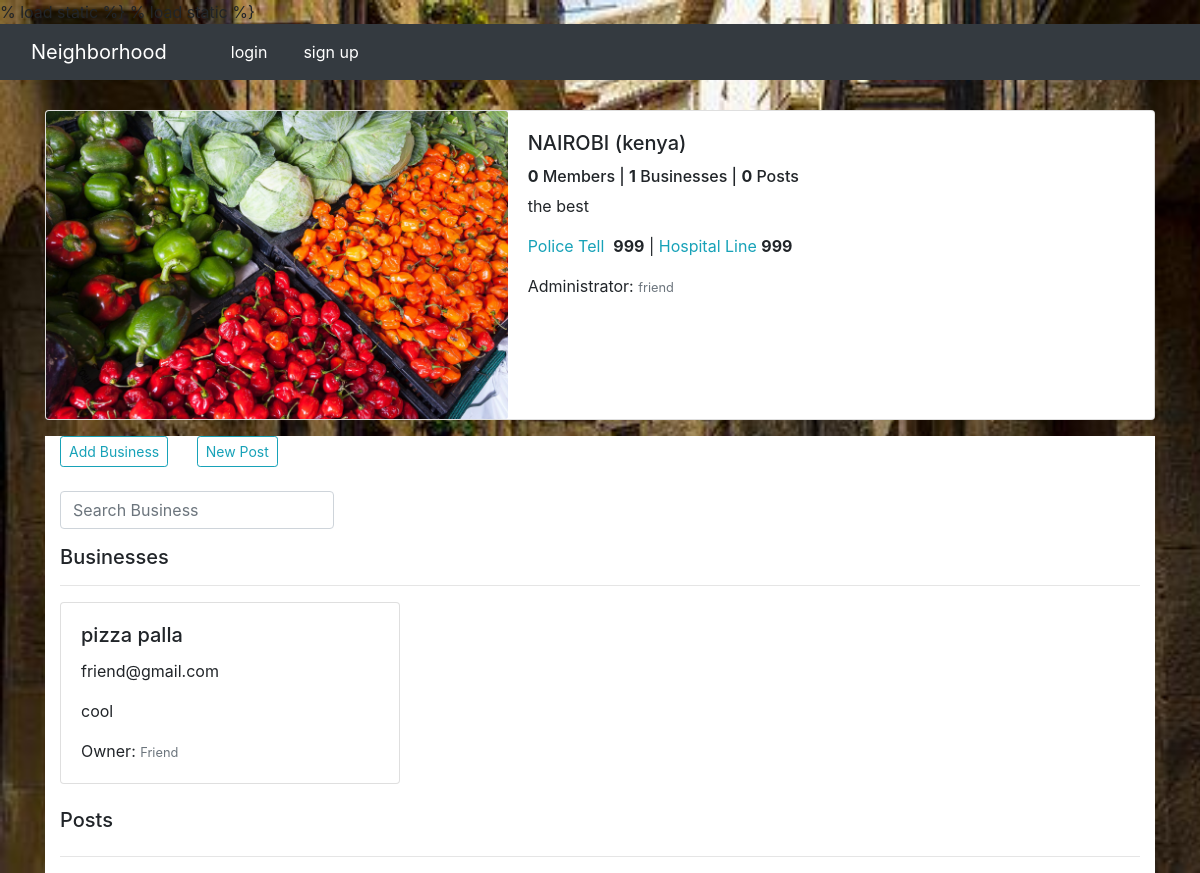
The page /single_hood/1 on the database its author committed.
### watch/models.py (models this page shows, shortened)
class NeighbourHood(models.Model):
    name = models.CharField(max_length=50)
    location = models.CharField(max_length=60)
    admin = models.ForeignKey("Profile", on_delete=models.CASCADE, related_name='hood')
    hood_logo = models.ImageField(upload_to='images/')
    description = models.TextField()
    emergency_helpline = models.IntegerField(null=True, blank=True)
    police_contacts = models.IntegerField(null=True, blank=True)

class Profile(models.Model):
    user = models.OneToOneField(User, on_delete=models.CASCADE, related_name='profile')
    name = models.CharField(max_length=80, blank=True)
    bio = models.TextField(max_length=254, blank=True)
    profile_picture = models.ImageField(upload_to='images/', default='default.png')
    location = models.CharField(max_length=50, blank=True, null=True)
    neighbourhood = models.ForeignKey(NeighbourHood, on_delete=models.SET_NULL, null=True, related_name='members', blank=True)

class Business(models.Model):
    name = models.CharField(max_length=120)
    email = models.EmailField(max_length=254)
    description = models.TextField(blank=True)
    neighbourhood = models.ForeignKey(NeighbourHood, on_delete=models.CASCADE, related_name='business')
    user = models.ForeignKey(Profile, on_delete=models.CASCADE, related_name='owner')

### watch/views.py (the view)
# urls.py: path('single_hood/<hood_id>', views.single_hood, name='single-hood'),
def single_hood(request, hood_id):
    hood = NeighbourHood.objects.get(id=hood_id)
    business = Business.objects.filter(neighbourhood=hood)
    posts = Post.objects.filter(hood=hood)
    posts = posts[::-1]
    if request.method == 'POST':
        form = BusinessForm(request.POST)
        if form.is_valid():
            b_form = form.save(commit=False)
            b_form.neighbourhood = hood
            b_form.user = request.user.profile
            b_form.save()
            return redirect('single-hood', hood.id)
    else:
        form = BusinessForm()
    params = {
        'hood': hood,
        'business': business,
        'form': form,
        'posts': posts
    }
    return render(request, 'single_hood.html', params)

### watch/forms.py
class BusinessForm(forms.ModelForm):
    class Meta:
        model = Business
        exclude = ('user', 'neighbourhood')

### watch/templates/single_hood.html (shortened to what this page needs)
{% extends 'base.html' %}
{% block content %}
{% include 'navbar.html' %}
<div class="container" style="margin-top:30px">
    <div class="row">
        <div class="col-md-12">
            <div class="card mb-3">
                <div class="row no-gutters">
                    <div class="col-md-5">
                        <img src="{{ hood.hood_logo.url }}" class="card-img" alt="...">
                    </div>
                    <div class="col-md-7">
                        <div class="card-body">
                            <h5 class="card-title tt">{{ hood.name }} ({{hood.location}})
                            </h5>
                            <h6 class="card-text">
                                <span><strong>{{hood.members.count}}</strong> Member{{hood.members.count|pluralize}}</span>
                                | <strong>{{ hood.business.count }}</strong> Businesses | <strong>
                                {{ hood.hood_post.count }}</strong> Post{{ hood.hood_post.count|pluralize }}
                            </h6>
                            <p class="card-text">{{hood.description}}</p>
                            <p class="card-text"><span class="text-info">Police Tell</span>
                                &nbsp;<strong>{{hood.police_contacts}}</strong> |
                                <span class="text-info">Hospital Line</span> <strong>{{hood.emergency_helpline}}</strong></p>
                            <p class="card-text">Administrator: <small class="text-muted">
                                {{ hood.admin.user.username }}</small></p>
                        </div>
                    </div>
                </div>
            </div>
        </div>
    </div>
    <div class="container bg-white hoode">
        <div class="row">
            <div class="col-md-12">
                <a href="" class="btn btn-sm btn-outline-info mb-4 mr-4" data-toggle="modal" data-target="#ModalCenter">Add
                    Business</a>
                <a class="btn btn-sm btn-outline-info mb-4" href="{% url 'post' hood.id %}">New Post</a>
                <form class="form-inline" method="get" action="{% url 'search' %}">
                    <div class="md-form my-0">
                        <input class="form-control mr-sm-2 " type="text" placeholder="Search Business" name="title" aria-label="Search">
                    </div>
                </form>
                <h5 class="D-block mx-auto tt">Businesses</h5>
                <hr>
                <div class="row">
                    {% for bus in business %}
                    <div class="col-md-4">
                        <div class="card mb-4">
                            <div class="card-body">
                                <h5 class="card-title">{{bus.name}}
                                </h5>
                                <p class="card-text">{{bus.email}}</p>
                                <p class="card-text">{{bus.description}}</p>
                                <p class="card-text">Owner: <small class="text-muted">
                                    {{ bus.user.user.username|title }}</small></p>
                            </div>
                        </div>
                    </div>
                    {% endfor %}
                </div>
                <h5 class="D-block mx-auto tt">Posts</h5>
                <hr>
            </div>
        </div>
    </div>
</div>
{% endblock %}

### rows shown on the page
NeighbourHood: hood_logo (picture), name "NAIROBI", location "kenya", members.count "0", business.count "1", hood_post.count "0", description "the best", police_contacts "999", emergency_helpline "999", admin.user.username "friend"
Business: name "pizza palla", email "friend@gmail.com", description "cool", user.user.username "Friend"
